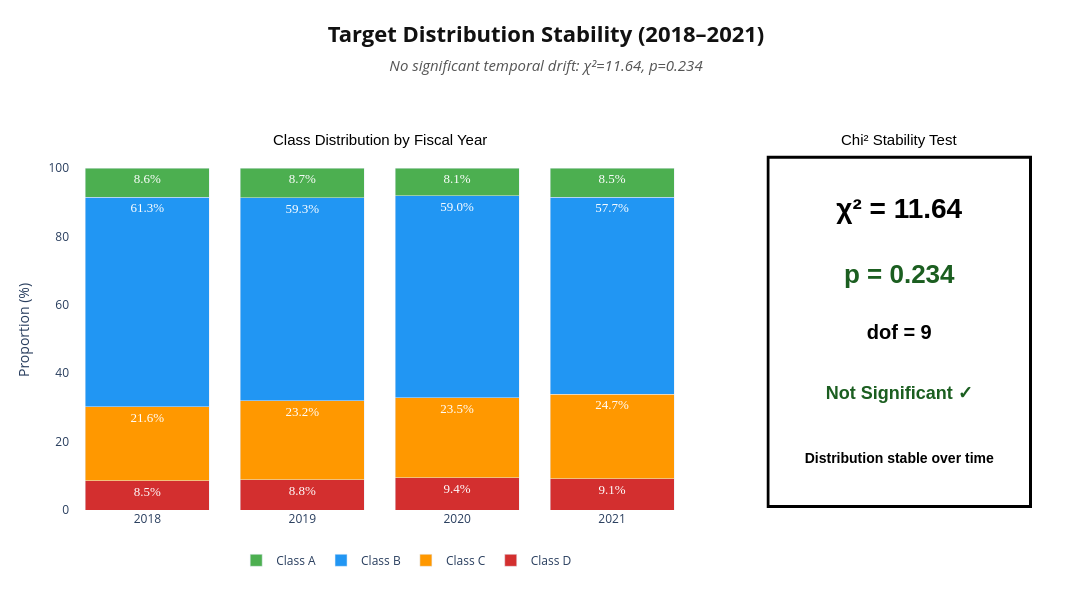

Here is the notebook cell this chart was saved with:
### Markdown cell above
### 2.2 Overall Class Balance

We first inspect the overall class composition of `financial_health_class` to determine whether the classification task is balanced or dominated by a single outcome.

| Class | Count | Share |
|---|---:|---:|
| A (Excellent) | 1,003 | 8.5% |
| B (Good) | 7,017 | 59.3% |
| C (Moderate Risk) | 2,750 | 23.3% |
| D (High Risk) | 1,058 | 8.9% |

The target is clearly imbalanced: **Class B** accounts for nearly three-fifths of all observations, while **Classes A and D** remain small minority groups. This means that raw accuracy would overstate model quality by rewarding majority-class predictions.

### Code cell
# Compute
contingency_time = pd.crosstab(train_df['fiscal_year'], train_df[TARGET])
chi2, p_value, dof, _ = chi2_contingency(contingency_time)
yearly_pct = contingency_time.div(contingency_time.sum(axis=1), axis=0) * 100

years_str = [str(y) for y in yearly_pct.index.tolist()]

colors    = {"A": "#4caf50", "B": "#2196f3", "C": "#ff9800", "D": "#d32f2f"}
sig_color = "#1B5E20" if p_value > 0.05 else "#d32f2f"
sig_label = "Not Significant ✓" if p_value > 0.05 else "Significant ✗"
verdict   = "Distribution stable over time" if p_value > 0.05 else "Temporal drift detected"

fig = make_subplots(
    rows=1, cols=2,
    column_widths=[0.70, 0.30],
    subplot_titles=["Class Distribution by Fiscal Year", "Chi² Stability Test"],
    horizontal_spacing=0.08
)

for cls in reversed(CLASSES):
    vals = yearly_pct[cls].tolist()
    fig.add_trace(go.Bar(
        name=f"Class {cls}", x=years_str, y=vals,
        marker_color=colors[cls],
        text=[f"{v:.1f}%" for v in vals],
        textposition="inside",
        textfont=dict(color="white", size=13, family="Arial Black"),
    ), row=1, col=1)

fig.update_layout(barmode="stack")
fig.update_yaxes(title_text="Proportion (%)", row=1, col=1)

for y_pos, text, size, color in [
    (0.83, f"χ² = {chi2:.2f}",   28, "#000000"),
    (0.65, f"p = {p_value:.3f}", 26, sig_color),
    (0.49, f"dof = {dof}",       20, "#000000"),
    (0.32, sig_label,            18, sig_color),
    (0.14, verdict,              14, "#000000"),
]:
    fig.add_trace(go.Scatter(
        x=[0.5], y=[y_pos], mode="text",
        text=[f"<b>{text}</b>"],
        textfont=dict(size=size, color=color, family="Arial"),
        showlegend=False
    ), row=1, col=2)

fig.add_shape(
    type="rect", xref="x2", yref="y2",
    x0=0.02, y0=0.01, x1=0.98, y1=0.98,
    line=dict(color="#000000", width=3),
    fillcolor="white",
    layer="below"
)

fig.update_xaxes(visible=False, row=1, col=2)
fig.update_yaxes(visible=False, range=[0, 1], row=1, col=2)
fig.update_annotations(font=dict(size=15, color="#000000", family="Arial"))

fig.update_layout(
    height=600,
    width=1100,
    title={
        "text": (
        "<b>Target Distribution Stability (2018–2021)</b>"
        "<br>"   
        "<span style='font-size:15px; font-weight:normal; font-style:italic; color:#555555;'>"
        f"No significant temporal drift: χ²={chi2:.2f}, p={p_value:.3f}</span>"
        ),
        "x": 0.5,
        "xanchor": "center",
        "y": 0.93,       
        "yanchor": "top", 
        "pad": {"b": 20}, 
        "font": dict(size=22, color="#111111"),
    },
    legend=dict(
        orientation="h",
        yanchor="bottom", y=-0.18,
        xanchor="center", x=0.35,
        traceorder="reversed",
    ),
    plot_bgcolor="white",
    paper_bgcolor="white",
    margin=dict(t=150, b=90, l=70, r=60),
)

fig.write_image(FIG_DIR / "target_distribution_stability.png", scale=2)
fig.show()

### Figure 1 — Plotly figure (JSON) as saved in the notebook; plotly's stock layout.template omitted (floating-point values rounded to 4 significant figures)
{"data": [{"marker": {"color": "#d32f2f"}, "name": "Class D", "text": ["8.5%", "8.8%", "9.4%", "9.1%"], "textfont": {"color": "white", "family": "Arial Black", "size": 13}, "textposition": "inside", "type": "bar", "x": ["2018", "2019", "2020", "2021"], "xaxis": "x", "y": [8.511, 8.795, 9.371, 9.106], "yaxis": "y"}, {"marker": {"color": "#ff9800"}, "name": "Class C", "text": ["21.6%", "23.2%", "23.5%", "24.7%"], "textfont": {"color": "white", "family": "Arial Black", "size": 13}, "textposition": "inside", "type": "bar", "x": ["2018", "2019", "2020", "2021"], "xaxis": "x", "y": [21.61, 23.2, 23.51, 24.69], "yaxis": "y"}, {"marker": {"color": "#2196f3"}, "name": "Class B", "text": ["61.3%", "59.3%", "59.0%", "57.7%"], "textfont": {"color": "white", "family": "Arial Black", "size": 13}, "textposition": "inside", "type": "bar", "x": ["2018", "2019", "2020", "2021"], "xaxis": "x", "y": [61.3, 59.28, 59.03, 57.67], "yaxis": "y"}, {"marker": {"color": "#4caf50"}, "name": "Class A", "text": ["8.6%", "8.7%", "8.1%", "8.5%"], "textfont": {"color": "white", "family": "Arial Black", "size": 13}, "textposition": "inside", "type": "bar", "x": ["2018", "2019", "2020", "2021"], "xaxis": "x", "y": [8.578, 8.728, 8.085, 8.527], "yaxis": "y"}, {"mode": "text", "showlegend": false, "text": ["<b>χ² = 11.64</b>"], "textfont": {"color": "#000000", "family": "Arial", "size": 28}, "type": "scatter", "x": [0.5], "xaxis": "x2", "y": [0.83], "yaxis": "y2"}, {"mode": "text", "showlegend": false, "text": ["<b>p = 0.234</b>"], "textfont": {"color": "#1B5E20", "family": "Arial", "size": 26}, "type": "scatter", "x": [0.5], "xaxis": "x2", "y": [0.65], "yaxis": "y2"}, {"mode": "text", "showlegend": false, "text": ["<b>dof = 9</b>"], "textfont": {"color": "#000000", "family": "Arial", "size": 20}, "type": "scatter", "x": [0.5], "xaxis": "x2", "y": [0.49], "yaxis": "y2"}, {"mode": "text", "showlegend": false, "text": ["<b>Not Significant ✓</b>"], "textfont": {"color": "#1B5E20", "family": "Arial", "size": 18}, "type": "scatter", "x": [0.5], "xaxis": "x2", "y": [0.32], "yaxis": "y2"}, {"mode": "text", "showlegend": false, "text": ["<b>Distribution stable over time</b>"], "textfont": {"color": "#000000", "family": "Arial", "size": 14}, "type": "scatter", "x": [0.5], "xaxis": "x2", "y": [0.14], "yaxis": "y2"}], "layout": {"annotations": [{"font": {"color": "#000000", "family": "Arial", "size": 15}, "showarrow": false, "text": "Class Distribution by Fiscal Year", "x": 0.322, "xanchor": "center", "xref": "paper", "y": 1, "yanchor": "bottom", "yref": "paper"}, {"font": {"color": "#000000", "family": "Arial", "size": 15}, "showarrow": false, "text": "Chi² Stability Test", "x": 0.862, "xanchor": "center", "xref": "paper", "y": 1, "yanchor": "bottom", "yref": "paper"}], "barmode": "stack", "height": 600, "legend": {"orientation": "h", "traceorder": "reversed", "x": 0.35, "xanchor": "center", "y": -0.18, "yanchor": "bottom"}, "margin": {"b": 90, "l": 70, "r": 60, "t": 150}, "paper_bgcolor": "white", "plot_bgcolor": "white", "shapes": [{"fillcolor": "white", "layer": "below", "line": {"color": "#000000", "width": 3}, "type": "rect", "x0": 0.02, "x1": 0.98, "xref": "x2", "y0": 0.01, "y1": 0.98, "yref": "y2"}], "title": {"font": {"color": "#111111", "size": 22}, "pad": {"b": 20}, "text": "<b>Target Distribution Stability (2018–2021)</b><br><span style='font-size:15px; font-weight:normal; font-style:italic; color:#555555;'>No significant temporal drift: χ²=11.64, p=0.234</span>", "x": 0.5, "xanchor": "center", "y": 0.93, "yanchor": "top"}, "width": 1100, "xaxis": {"anchor": "y", "domain": [0, 0.644]}, "xaxis2": {"anchor": "y2", "domain": [0.724, 1], "visible": false}, "yaxis": {"anchor": "x", "domain": [0, 1], "title": {"text": "Proportion (%)"}}, "yaxis2": {"anchor": "x2", "domain": [0, 1], "range": [0, 1], "visible": false}}}
